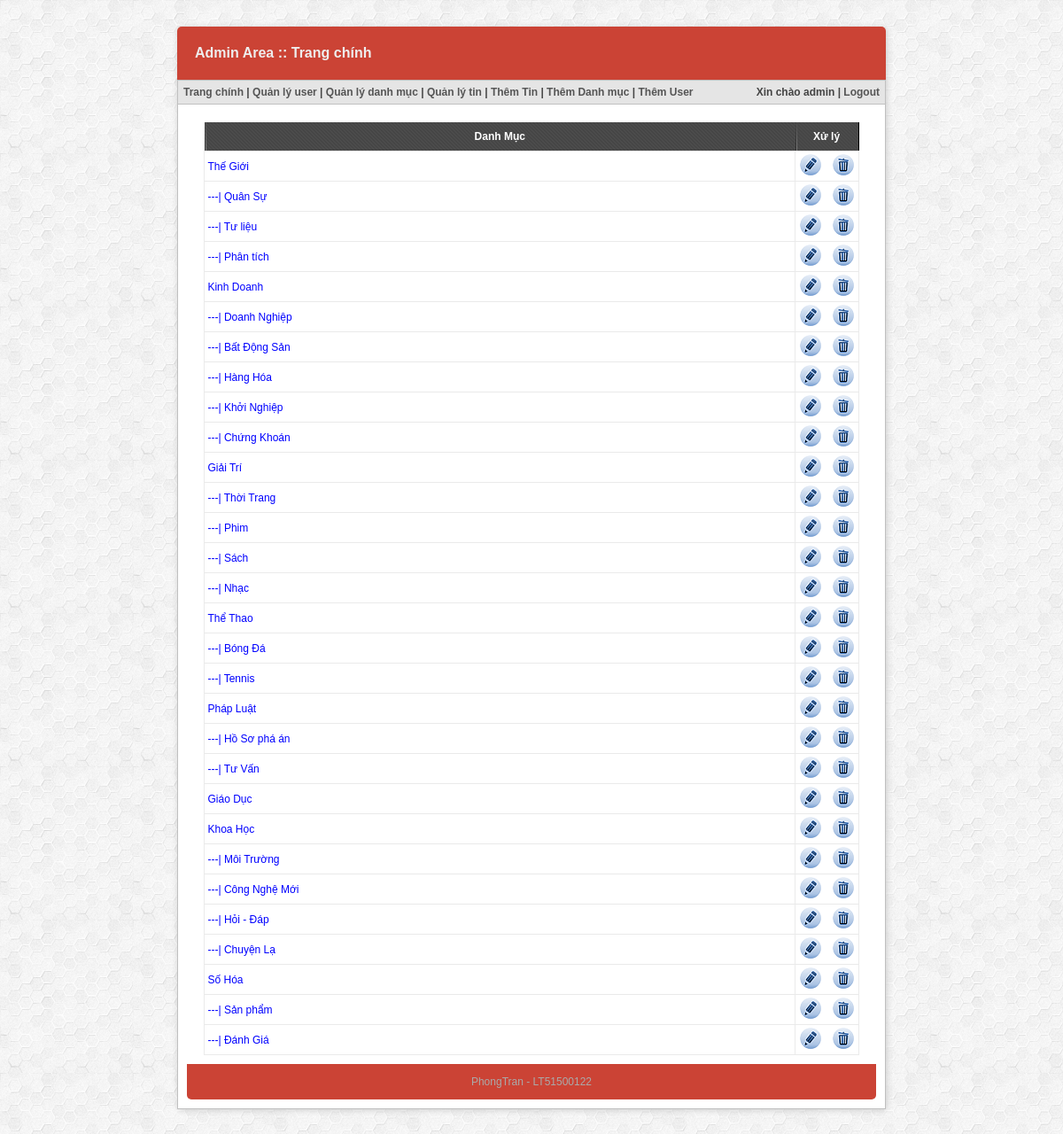
Screenshot of /padmin/index.php?p=danh-sach-danh-muc (signed in) with the database file from the repository.
### tables this page shows
CREATE TABLE `category` (
  `id` int(11) NOT NULL AUTO_INCREMENT,
  `name` varchar(200) NOT NULL,
  `parent_id` int(10) NOT NULL,
  PRIMARY KEY (`id`),
  KEY `id` (`id`)
);

### model/model_danhmuc.php (the view, shortened to what this page needs)
<?php
function cate_list_data ($conn,$parent_id = 0,$str = "") {
	$stmt = $conn->prepare("SELECT id,name FROM category WHERE parent_id = :parent_id");
	$stmt->bindParam(':parent_id',$parent_id,PDO::PARAM_INT);
	$stmt->execute();
	$data = $stmt->fetchAll(PDO::FETCH_ASSOC);
	foreach ($data as $key => $value) {
		echo '	<tr class="list_data">
		        	<td class="list_td alignleft"><a href="index.php?p=sua-danh-muc&dmid='.$value["id"].'">'.$str.$value["name"].'</a></td>
		        	<td class="list_td aligncenter">
		            	<a href="index.php?p=sua-danh-muc&dmid='.$value["id"].'"><img src="temp/images/edit.png" /></a>&nbsp;&nbsp;&nbsp;
		            	<a href="index.php?p=xoa-danh-muc&dmid='.$value["id"].'" onclick="return accept_delete(\'Bạn có chắc muốn xóa danh mục này hay không ?\')"><img src="temp/images/delete.png" /></a>
		        	</td>
		    	</tr>';
		    	cate_list_data ($conn,$value["id"],$str."---| ");
	}
}
?>

### padmin/temp/templates/css/style.css (style rules this page uses)
body, td, th { font-family: Arial, Helvetica, sans-serif; font-size: 12px; color: #444; }
body { width: 800px; margin: 30px auto; background: url('../images/bg_1.png'); }
a { text-decoration: none; color: blue; }
img { border: none; }
.list_data > td { border: 1px solid #eaeaea; padding: 3px; height: 27px; }
.aligncenter { text-align: center; }

### rows the page displays
category: name "Thế Giới"
category: str "---|", name "Quân Sự"
category: str "---|", name "Tư liệu"
category: str "---|", name "Phân tích"
category: name "Kinh Doanh"
category: str "---|", name "Doanh Nghiệp"
category: str "---|", name "Bất Động Sản"
category: str "---|", name "Hàng Hóa"
category: str "---|", name "Khởi Nghiệp"
category: str "---|", name "Chứng Khoán"
category: name "Giải Trí"
category: str "---|", name "Thời Trang"
category: str "---|", name "Phim"
category: str "---|", name "Sách"
category: str "---|", name "Nhạc"
category: name "Thể Thao"
category: str "---|", name "Bóng Đá"
category: str "---|", name "Tennis"
category: name "Pháp Luật"
category: str "---|", name "Hồ Sơ phá án"
category: str "---|", name "Tư Vấn"
category: name "Giáo Dục"
category: name "Khoa Học"
category: str "---|", name "Môi Trường"
category: str "---|", name "Công Nghệ Mới"
category: str "---|", name "Hỏi - Đáp"
category: str "---|", name "Chuyện Lạ"
category: name "Số Hóa"
category: str "---|", name "Sản phẩm"
category: str "---|", name "Đánh Giá"

### other values shown
$_SESSION["sys_user"] "admin"
